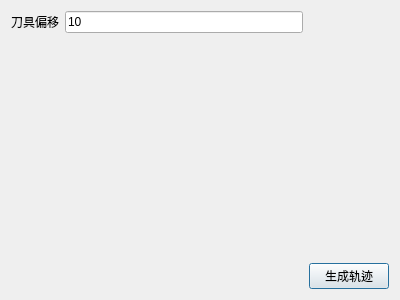
<?xml version="1.0" encoding="UTF-8"?>
<ui version="4.0">
 <class>NCPathDialog</class>
 <widget class="QDialog" name="NCPathDialog">
  <property name="geometry">
   <rect>
    <x>0</x>
    <y>0</y>
    <width>400</width>
    <height>300</height>
   </rect>
  </property>
  <property name="windowTitle">
   <string>Dialog</string>
  </property>
  <layout class="QGridLayout" name="gridLayout">
   <item row="0" column="1">
    <widget class="QLineEdit" name="edOffset">
     <property name="text">
      <string>10</string>
     </property>
    </widget>
   </item>
   <item row="2" column="2">
    <widget class="QPushButton" name="btnOK">
     <property name="text">
      <string>生成轨迹</string>
     </property>
    </widget>
   </item>
   <item row="0" column="0">
    <widget class="QLabel" name="label">
     <property name="text">
      <string>刀具偏移</string>
     </property>
    </widget>
   </item>
   <item row="1" column="2">
    <spacer name="verticalSpacer">
     <property name="orientation">
      <enum>Qt::Vertical</enum>
     </property>
     <property name="sizeHint" stdset="0">
      <size>
       <width>20</width>
       <height>40</height>
      </size>
     </property>
    </spacer>
   </item>
  </layout>
 </widget>
 <resources/>
 <connections>
  <connection>
   <sender>btnOK</sender>
   <signal>clicked()</signal>
   <receiver>NCPathDialog</receiver>
   <slot>accept()</slot>
   <hints>
    <hint type="sourcelabel">
     <x>334</x>
     <y>281</y>
    </hint>
    <hint type="destinationlabel">
     <x>261</x>
     <y>162</y>
    </hint>
   </hints>
  </connection>
 </connections>
</ui>
